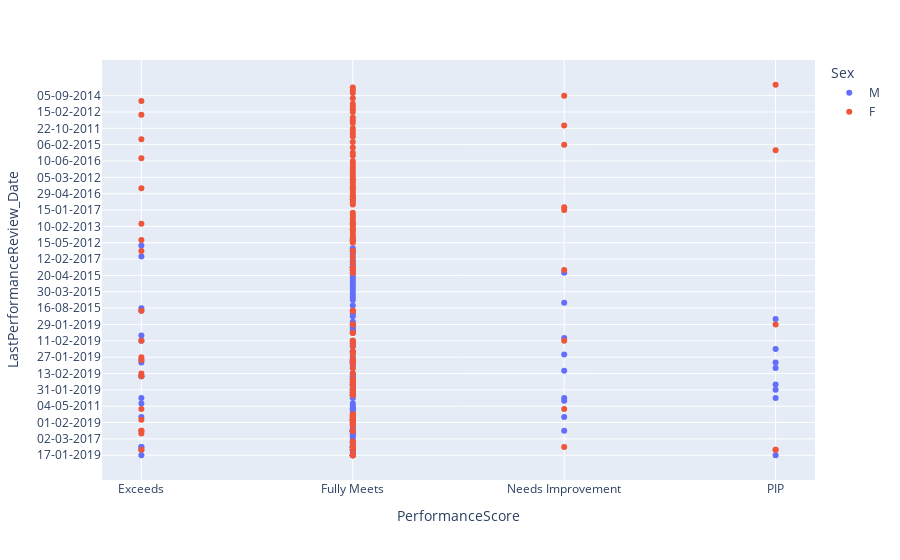

Here is the notebook cell this chart was saved with:
### Code cell
# the data print scatter chat show
fig = px.scatter(HR,x='PerformanceScore',y ='LastPerformanceReview_Date', color ='Sex')
fig.show()

### Figure 1 — Plotly figure (JSON) as saved in the notebook; plotly's stock layout.template omitted (floating-point values rounded to 4 significant figures; data arrays with more than 128 entries replaced by an {"elided": "..."} marker saying what was removed)
{"data": [{"hovertemplate": "Sex=M <br>PerformanceScore=%{x}<br>LastPerformanceReview_Date=%{y}<extra></extra>", "legendgroup": "M ", "marker": {"color": "#636efa", "symbol": "circle"}, "mode": "markers", "name": "M ", "orientation": "v", "showlegend": true, "type": "scatter", "x": {"elided": "135 str values"}, "xaxis": "x", "y": {"elided": "135 str values"}, "yaxis": "y"}, {"hovertemplate": "Sex=F<br>PerformanceScore=%{x}<br>LastPerformanceReview_Date=%{y}<extra></extra>", "legendgroup": "F", "marker": {"color": "#EF553B", "symbol": "circle"}, "mode": "markers", "name": "F", "orientation": "v", "showlegend": true, "type": "scatter", "x": {"elided": "176 str values"}, "xaxis": "x", "y": {"elided": "176 str values"}, "yaxis": "y"}], "layout": {"legend": {"title": {"text": "Sex"}, "tracegroupgap": 0}, "margin": {"t": 60}, "xaxis": {"anchor": "y", "domain": [0, 1], "title": {"text": "PerformanceScore"}}, "yaxis": {"anchor": "x", "domain": [0, 1], "title": {"text": "LastPerformanceReview_Date"}}}}
